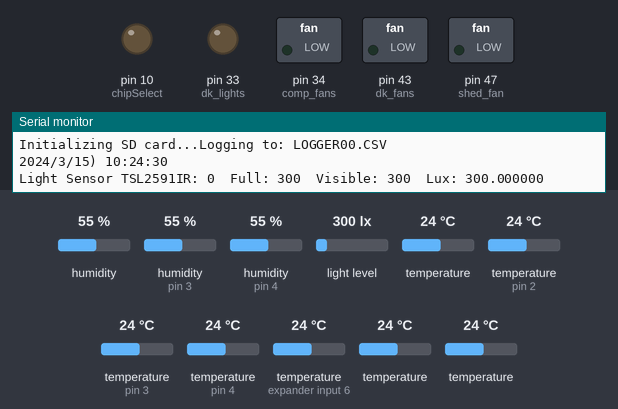
A sketch run on a simulated Arduino Mega 2560, built with avr-gcc and run on an emulated ATmega2560. On the bench: switched loads named in the sketch (green lamp = pin HIGH), output pins drawn as LEDs (lit = HIGH), the last lines printed to the serial monitor. The inputs (shaded band) are chosen by the test bench; at power-on: humidity 55 %, humidity (sensors on pin 3, pin 4) 55 %, light level 300 lx, temperature 24 °C, temperature (sensors on pin 2, pin 3, pin 4, expander input 6) 24 °C. The local clock reads 2024-03-15 10:24:30 at power-on unless the sketch sets it; storage starts empty.

Above: at 0.1 s.
At 1.0 s:
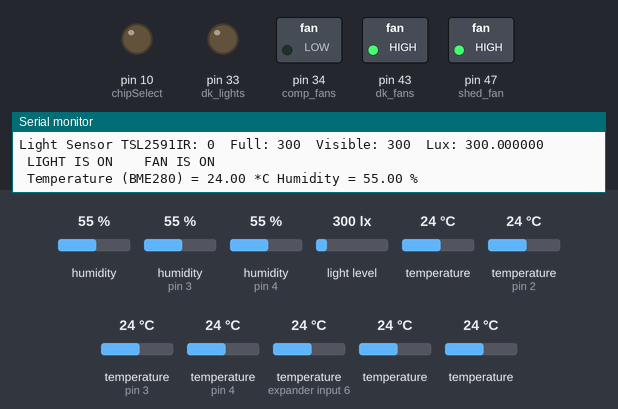
Timing chart, 0 to 2.5 s (numbered marks = the images above):
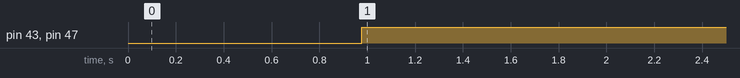

The sketch:

shed_20211128_non_qual.ino
```cpp
const int dk_lights = 33; // this is the pin for the 12V relay that is contorlling the lights in the dog kennel.
const int dk_fans = 43; //this is the pin on the board where the SS relay is attached for the fans in the dog kennel
const int comp_fans = 34;// this is the 12V relay that controls the fans in the computer box
const int shed_fan = 47; //This is the fan for the shed
const int chipSelect = 10; // this is the CS for the data logger, which is currently not being used.
const int ONE_WIRE_BUS = 2; // this is the one wire (pin) that is used to read the all of the DS18B20 sensors (shed, outside, cricket, jango)
const int BME_SCK = 13;// this is the ____ for the BMP280 (temp, hum, baro) sensor
const int BME_MISO = 12;// this is the ____ for the BMP280 (temp, hum, baro) sensor
const int BME_MOSI = 11;// this is the ____ for the BMP280 (temp, hum, baro) sensor
const int BME_CS = 9; // this is the chip select for the BMP280 (temp, hum, baro) sensor
#define sensor1 3 //this is the sensor inside of the pi case
#define sensor2 4 //this is the sensor outside of the pi case, so the shed temp
const unsigned long SECONDS = 1000;
const unsigned long MIN = (60 * SECONDS);

/**********************************************************************************************/
/*Adafruit Data Shield
 *********************************************************************************************
   SD card attached to SPI bus as follows:
 ** UNO:  MOSI - pin 11, MISO - pin 12, CLK - pin 13, CS - pin 4 (CS pin can be changed)
  and pin #10 (SS) must be an output
 ** Mega:  MOSI - pin 51, MISO - pin 50, CLK - pin 52, CS - pin 4 (CS pin can be changed)
  and pin #52 (SS) must be an output
 ** Leonardo: Connect to hardware SPI via the ICSP header
     Pin 4 used here for consistency with other Arduino examples
 **On the Ethernet Shield, CS is pin 4. Note that even if it's not
   used as the CS pin, the hardware CS pin (10 on most Arduino boards,
   53 on the Mega) must be left as an output or the SD library
   functions will not work. */
#include <SPI.h>
#include <Wire.h> //This is the library that helps the Arduino with i2c
#include "SD.h" // This is the library for talking to the card
File dataFile;

//******************* I need to read up on this and see if this can go in the setup. I dont want the system to stop if there is something wrong with the data logger.***********
//#define LOG_INTEVAL 1000 //This is how many milli seconds between the sensor readings (i woul like to figure out these features, but currently not using.
//#define ECHO_TO_SERIAL 1 //this is if i want to echo to the serial monitor (1 is on and 0 is off)
void error(char *str)// the error function is uded if there is something bad happening (i.e. no micro SD card is installed. It will sit in the "while(1) loop forever until the issue is corrected
{
  Serial.print("error: ");
  Serial.println(str);

  while (1);
}

/*********************************************************************************************
   Time Stamp
 * ******************************************************************************************/
#include "RTClib.h" //this is the library the Arduino uses to chat with the real time clock
RTC_PCF8523 rtc; // I found a different variable (RTC_DS1307) If the time is incorrect than i want to try this

/***************************************************************************************************
  TSL2591 Digital Light Sensor (this is for shutting off the light inside the dog kennel)
***************************************************************************************************/

#include <Adafruit_Sensor.h>
#include "Adafruit_TSL2591.h"
Adafruit_TSL2591 tsl = Adafruit_TSL2591(2591); // pass in a number for the sensor identifier (for your use later)
unsigned long ir;

/******************************************************************************************
   Temp, Humid, Baro BMP280 (outside sensor)
 *******************************************************************************************/
#include <Adafruit_BME280.h>
#define SEALEVELPRESSURE_HPA (1013.25)
//Adafruit_BME280 bme(BME_CS); // hardware SPI
Adafruit_BME280 bme(BME_CS, BME_MOSI, BME_MISO, BME_SCK); // software SPI

/*********************************************************************************************
   Waterproof Temp Sensore DS18B20
 *********************************************************************************************/
#include <OneWire.h>
#include <DallasTemperature.h>
OneWire oneWire(ONE_WIRE_BUS); // Setup a oneWire instance to communicate with a OneWire device
DallasTemperature sensors(&oneWire); // Pass our oneWire reference to Dallas Temperature sensor
DeviceAddress outside_temp = { 0x28, 0xF4, 0x45, 0x95, 0xF0, 0x01, 0x3C, 0xBF};// this is the shed sensor in the rafters
DeviceAddress cricket_temp = { 0x28, 0x8A, 0x95, 0xF7, 0x4B, 0x20, 0x1, 0xC6 };// this is cricket
DeviceAddress shed_temp = {0x28, 0xD6, 0xE4, 0x10, 0x4C, 0x20, 0x01, 0x80 };// This is the outside sensor in weather station
DeviceAddress jango_temp = {0x28, 0xE7, 0xDF, 0xE2, 0x4B, 0x20, 0x1, 0xA2};// this is Jango

/************************************************************************************************
   DHT11 temp and humidity sensor
 ***********************************************************************************************/
#include "DHT.h"
#define DHTTYPE DHT11 //leaving this here because i may get the DHT22
DHT dht1(sensor1, DHTTYPE);//this is the sensor inside of the pi case
DHT dht2(sensor2, DHTTYPE);//this is the sensor outside of the pi case, so the shed temp

/*********************************************************************************************************************
*********************************************************************************************************************
                                SETUP
*********************************************************************************************************************
*********************************************************************************************************************/
void setup()
{
  Serial.begin(9600);
  //Serial.begin(115200);// This has to be 115200 for the DS18B20 sensors to work in series
  //delay(1);


  /**************************************************************************************************
     Data Logger Shield Setup
   *************************************************************************************************/
  Serial.print("Initializing SD card...");
  // make sure that the default chip select pin is set to
  // output, even if you don't use it:
  pinMode(chipSelect, OUTPUT);

  // see if the card is present and can be initialized:
  if (!SD.begin(chipSelect)) {
    Serial.println("SDCard failed, or not present");
    // don't do anything more:
    return ;
  }

  // Open up the file we're going to log to!
  char filename[] = "LOGGER00.CSV";
  for (uint8_t i = 0; i < 100; i++) {
    filename[6] = i / 10 + '0';
    filename[7] = i % 10 + '0';
    if (! SD.exists(filename)) {
      // only open a new file if it doesn't exist
      dataFile = SD.open(filename, FILE_WRITE);
      break;  // leave the loop!
    }
  }
  dataFile = SD.open("datalog.csv", FILE_WRITE);
  if (! dataFile) {
    Serial.println("error creating file, SD may be full");
  }
  Serial.print("Logging to: ");
  Serial.println(filename);
}
  /***********************************************************************
     Time Stamp
   * ********************************************************************/
  void timeStamp () {
    // while (!Serial) {
    //delay(1);
    //}

    Wire.begin(); // i added this, so lets see if it works.
//    if (! rtc.begin()) {
//      Serial.println("Couldn't find RTC");
//      while (1);
//    }

    dataFile.print("date/time"); // this is going to be the top column of the excel file, so adjust accordingly
    if (! rtc.initialized()) {
      Serial.println("RTC is NOT running!");
      // following line sets the RTC to the date & time this sketch was compiled
      rtc.adjust(DateTime(F(__DATE__), F(__TIME__)));
      // This line sets the RTC with an explicit date & time, for example to set
      // January 21, 2014 at 3am you would call:
      // rtc.adjust(DateTime(2014, 1, 21, 3, 0, 0));
    }

    DateTime now = rtc.now();

    Serial.print(now.year(), DEC);
    Serial.print('/');
    Serial.print(now.month(), DEC);
    Serial.print('/');
    Serial.print(now.day(), DEC);
    Serial.print(") ");
    Serial.print(now.hour(), DEC);
    Serial.print(':');
    Serial.print(now.minute(), DEC);
    Serial.print(':');
    Serial.println(now.second(), DEC);

    dataFile.print(now.year(), DEC);
    dataFile.print('/');
    dataFile.print(now.month(), DEC);
    dataFile.print('/');
    dataFile.print(now.day(), DEC);
    dataFile.print(") ");
    dataFile.print(",");
    dataFile.print(now.hour(), DEC);
    dataFile.print(':');
    dataFile.print(now.minute(), DEC);
    dataFile.print(':');
    dataFile.print(now.second(), DEC);
    dataFile.print(",");

  }
  /**************************************************************************
      Light Sensor TSL2591
       Configures the gain and integration time if required
  **************************************************************************/
  void advancedRead() {
//    if (tsl.begin())
//    {
//      Serial.println(F("Found a TSL2591 sensor"));
//    }
//    else
//    {
//      Serial.println(F("No sensor found ... check your wiring?"));
//      while (1);
//    }
    // You can change the gain on the fly, to adapt to brighter/dimmer light situations
    tsl.setGain(TSL2591_GAIN_LOW);    // 1x gain (bright light)
   // tsl.setGain(TSL2591_GAIN_MED);      // 25x gain
    //tsl.setGain(TSL2591_GAIN_HIGH);   // 428x gain

    // Changing the integration time gives you a longer time over which to sense light
    // longer timelines are slower, but are good in very low light situtations!
    //tsl.setTiming(TSL2591_INTEGRATIONTIME_100MS);  // shortest integration time (bright light)
    // tsl.setTiming(TSL2591_INTEGRATIONTIME_200MS);
    tsl.setTiming(TSL2591_INTEGRATIONTIME_300MS);
    // tsl.setTiming(TSL2591_INTEGRATIONTIME_400MS);
    // tsl.setTiming(TSL2591_INTEGRATIONTIME_500MS);
    // tsl.setTiming(TSL2591_INTEGRATIONTIME_600MS);  // longest integration time (dim light)

    pinMode(dk_lights, OUTPUT);//the relay that controls the light
    // More advanced data read example. Read 32 bits with top 16 bits IR, bottom 16 bits full spectrum
    // That way you can do whatever math and comparisons you want!
    uint32_t lum = tsl.getFullLuminosity();
    uint16_t ir, full;
    ir = lum >> 16;
    full = lum & 0xFFFF;

       Serial.print(F("Light Sensor TSL2591"));
    //Serial.print(F("[ ")); Serial.print(millis()); Serial.print(F(" ms ] ")); //this is the time in millis when the measurement was taken, but i dont need because i have the time.
    Serial.print(F("IR: ")); Serial.print(ir);  Serial.print(F("  "));
    Serial.print(F("Full: ")); Serial.print(full); Serial.print(F("  "));
    Serial.print(F("Visible: ")); Serial.print(full - ir); Serial.print(F("  "));
    Serial.print(F("Lux: ")); Serial.println(tsl.calculateLux(full, ir), 6);

    dataFile.print("Light Sensor: ir full full-ir lux");
    dataFile.print(",");
    dataFile.print(ir);
    dataFile.print(",");
    dataFile.print(full);
    dataFile.print(",");
    dataFile.print(full - ir);//need to figure out what this is for.
    dataFile.print(",");
    dataFile.print(tsl.calculateLux(full, ir), 6);

    if (full < 5000) {
      digitalWrite(dk_lights, LOW);//the relay requires a low signal to trigger the relay
     Serial.print( " LIGHT IS ON ");
    }
    else {
      digitalWrite(dk_lights, HIGH);
      Serial.print( " LIGHT IS OFF ");
    }

  }

  /**************************************************************************
   *************************************************************************
      All of the Temperature Sensors
  **************************************************************************
  **************************************************************************/
  void Temps() {
    //delay(1000);// there may need to be a slight delay here for the sensor

    /********************************************
       BME280 temp sensor (Weather Station)
      ********************************************/
    unsigned status;
    status = bme.begin();// default settings
//    if (!status) {
//      Serial.println("Could not find a valid BME280 sensor, check wiring, address, sensor ID!");
//      Serial.print("SensorID was: 0x"); Serial.println(bme.sensorID(), 16);
//      Serial.print("        ID of 0xFF probably means a bad address, a BMP 180 or BMP 085\n");
//      while (1) delay(10);
//    }


    /**************************************************************************************************
       DS18B20 Temperature Sensors (OneWire) (Most Common Sensor)
     *************************************************************************************************/
    sensors.begin(); // this is for the DS18B20
    sensors.requestTemperatures(); // Send the command to get temperatures

    /**************************************************************************************************
      DHT11 Temperature Sensors (inside of the shed and computer case)
    *************************************************************************************************/
    dht1.begin();
    dht2.begin();
    float hum1 = dht1.readHumidity();
    float hum2 = dht2.readHumidity();
    float tempF1 = dht1.readTemperature(true);// this is the sensor inside the pi case
    float tempF2 = dht2.readTemperature(true);// this is the sensor outside of the pi case, so the shed temp

    /**************************************************************************************************
      Using the temperature data (may want to use matrix to get rid of default sensors)
    *************************************************************************************************/
    float cricket_var = sensors.getTempF(cricket_temp);
    float jango_var = sensors.getTempF(jango_temp);
    float outside_var = sensors.getTempC(outside_temp);
    float shed_var = sensors.getTempF(shed_temp);
    float ws_temp_var = bme.readTemperature();
    float comp_shed_var = dht2.readTemperature(true);
    float outsideF_var = sensors.getTempF(outside_temp);

    pinMode(shed_fan, OUTPUT);
    pinMode(dk_fans, OUTPUT);
    pinMode(comp_fans, OUTPUT);
    float dk_avg = (cricket_var + jango_var) / 2;
    float outside_avg = ws_temp_var;//(outside_var + ws_temp_var) / 2; (Just doing this for now till i fix the oneWire sensors)
    float shed_avg = comp_shed_var;//(comp_shed_var + shed_var) / 2;

    //this is turning the dog kennel fan on and off based on the temperature outside and in the kennel (outside temp is in C)
    if (outside_avg >= 21) {
      if (dk_avg > 60) {
        digitalWrite(dk_fans, HIGH);
        Serial.println("   FAN IS ON");
      }
      else if (dk_avg <= 60) {
        digitalWrite(dk_fans, LOW);
        Serial.println("   FAN IS OFF");
      }
    }
    else if (outside_avg < 21) {
      if (dk_avg >= 65) {
        digitalWrite(dk_fans, HIGH);
        Serial.println("  FAN IS ON");
      }
      else if (dk_avg < 65) {
        digitalWrite(dk_fans, LOW);
        Serial.println("  FAN IS OFF");
      }
    }
    //i would like to put the line of code that is below inside of the shed temp loop.

    if (tempF1 >= 65) {
      digitalWrite (comp_fans,LOW);//The relay requires a low input to trigger the relay
    }
    else {
      digitalWrite (comp_fans,HIGH);
    }

    //this is for turning on the shed fan
    if (shed_avg >= 70) {
      digitalWrite (shed_fan, HIGH);
    }
    else {
      digitalWrite (shed_fan, LOW);
    }
    /***********************************************************************************************************
      Serial Print
    ***********************************************************************************************************/

    Serial.print(" Temperature (BME280) = ");
    Serial.print(ws_temp_var);
    Serial.print(" *C");
//    Serial.print(" Pressure = ");
//    Serial.print(bme.readPressure() / 100.0F);
//    Serial.print(" hPa");
//    Serial.print(" Approx. Altitude = ");
//    Serial.print(bme.readAltitude(SEALEVELPRESSURE_HPA));
//    Serial.print(" m");
    Serial.print(" Humidity = ");
    Serial.print(bme.readHumidity());
    Serial.println(" %");

    Serial.print("Shed Temperature: ");
    //Serial.print(sensors.getTempC(shed_temp));
    //Serial.print("(*C): ");
    Serial.print(shed_var);
    Serial.print("(*F):  ");
    Serial.print(tempF2);
    Serial.print("   Computer Temp: ");
    Serial.print(tempF1);
    Serial.print("  Cricket Temp: ");
    //Serial.print(sensors.getTempC(cricket_temp));
    //Serial.print("(*C): ");
    Serial.print(cricket_var);
    Serial.print("(*F): ");
    Serial.print("  Outside Temp: ");
    Serial.print(outside_var);
    Serial.print("(*C): ");
    Serial.print(outsideF_var);
    Serial.print("(*F): ");
    Serial.print("  Jango Temp: ");
    //Serial.print(sensors.getTempC(jango_temp));
    //Serial.print("(*C): ");
    Serial.print(jango_var);
    Serial.println("(*F): ");

    Serial.print("Dog Kennel AVG:");
    Serial.print(dk_avg);
    Serial.print("  Outside AVG:");
    Serial.print(outside_avg);
    Serial.print("  Shed AVG:");
    Serial.println(shed_avg);

    /**********************************************************************************************************
      print to data logger
    **********************************************************************************************************/


  }

  void loop() {

    //Logger();
    timeStamp();
    advancedRead();//this is for the light sensor
    Temps();


    // The following line will 'save' the file to the SD card after every
    // line of data - this will use more power and slow down how much data
    // you can read but it's safer!
    // If you want to speed up the system, remove the call to flush() and it
    // will save the file only every 512 bytes - every time a sector on the
    // SD card is filled with data.
    dataFile.flush();

    delay(5 * MIN);
    //delay(5000);
  }
```

Measured:
- by itself, pin 43 (dk_fans), pin 47 (shed_fan): LOW → HIGH at 0.98 s
